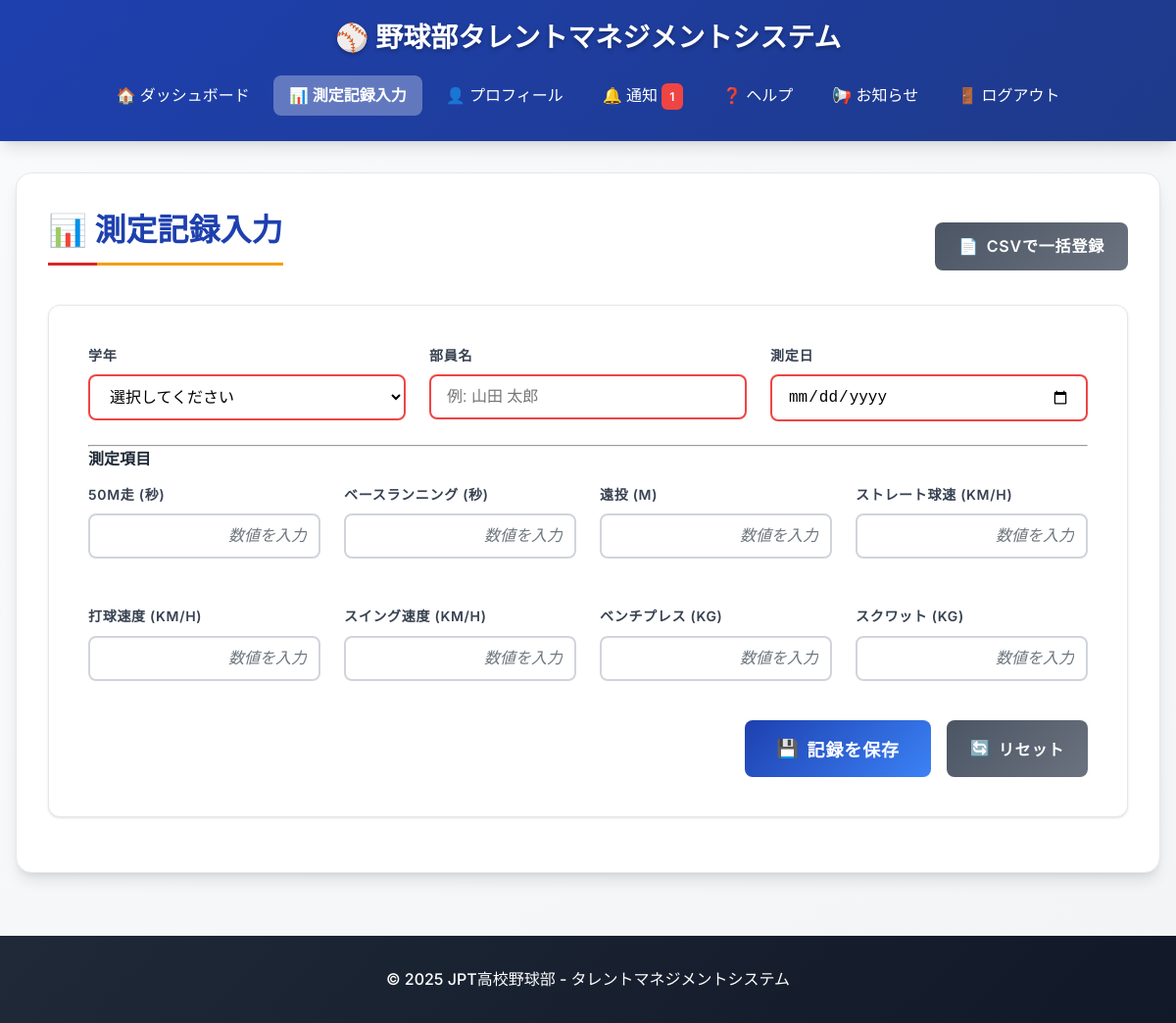
/measurements/input (signed in), run on the app's committed database.
### db_models.py (models this page shows)
class MeasurementType(db.Model):
    __tablename__ = 'measurement_types'
    id = db.Column(db.Integer, primary_key=True)
    name = db.Column(db.String(50), unique=True, nullable=False)  # プログラム内で使用する識別子 (例: 'run_50m')
    display_name = db.Column(db.String(100), nullable=False)  # 表示用名称 (例: '50m走')
    unit = db.Column(db.String(20))  # 単位 (例: '秒', 'km/h', 'm')
    evaluation_direction = db.Column(                            # 評価方向
        db.Enum('asc', 'desc', name='evaluation_direction_enum'),
        nullable=False,
        default='asc'
    )
    description = db.Column(db.Text)  # 説明文 (任意)

### blueprints/measurements/routes.py (the view)
@measurements_bp.route('/input', methods=['GET', 'POST'])
@login_required
@roles_accepted("administer", "manager")
def records_input():
    user = db.session.get(User, current_user.get_id())
    measurement_types = MeasurementType.query.all()
    return render_template('/measurements/records_input.html',
                           user=user,
                           measurement_types=measurement_types
                           )

### app/app.py (called while the page is built)
@login_manager.user_loader
def load_user(user_id):
    return db.session.get(User, int(user_id))

@app.context_processor
def inject_measurement_data():
    if not current_user.is_authenticated:
        return {}
    notice_cnt = 0
    if current_user.has_any_role("manager"):
        notice_cnt = MeasurementRecord.query.filter_by(created_by=current_user.user_id, status='rejected').count()
    elif current_user.has_any_role("member"):
        notice_cnt = MeasurementRecord.query.filter_by(user_id=current_user.user_id, status='draft').count()
    elif current_user.has_any_role("coach"):
        notice_cnt = MeasurementRecord.query.filter_by(status='pending_coach').count()
    return {
        "notice_cnt": notice_cnt
    }

### db_models.py (called while the page is built)
    def get_id(self):
        return str(self.user_id)  # Flask-Login 用の get_id()

    def has_any_role(self, *roles):
        return any(role.name in roles for role in self.roles)

### app/templates/measurements/records_input.html (shortened to what this page needs)
{% extends "base.html" %}
{% block content %}
<div class="container fade-in">
    <div class="d-flex justify-content-between align-items-center mb-4">
        <h1>📊 測定記録入力</h1>
        <a href="{{ url_for('measurements.csv_import') }}" class="btn btn-secondary">
            <span class="icon">📄</span> CSVで一括登録
        </a>
    </div>
    <div class="card">
        <form method="POST" action="{{ url_for('measurements.submit_record') }}" class="p-4">
            <div class="form-grid">
                <div class="form-group">
                    <label for="member_grade">学年</label>
                    <select id="member_grade" name="member_grade" class="form-control" required>
                        <option value="">選択してください</option>
                    </select>
                </div>
                <div class="form-group">
                    <label for="member_name">部員名</label>
                    <input type="text" id="member_name" name="member_name" class="form-control" required placeholder="例: 山田 太郎">
                </div>
                <div class="form-group">
                    <label for="measurement_date">測定日</label>
                    <input type="date" id="measurement_date" name="measurement_date" class="form-control" required>
                </div>
            </div>
            <hr class="my-4">
            <h4 class="mb-3">測定項目</h4>
            <div class="measurement-inputs">
                {% for type in measurement_types %}
                <div class="form-group">
                    <label for="{{ type.name }}">{{ type.display_name }} ({{ type.unit }})</label>
                    <input type="number" step="any" id="{{ type.name }}" name="{{ type.name }}" class="form-control" placeholder="数値を入力">
                </div>
                {% endfor %}
            </div>
            <div class="form-buttons mt-4">
                <button type="submit" class="btn btn-primary btn-lg">
                    <span class="icon">💾</span> 記録を保存
                </button>
                <button type="reset" class="btn btn-secondary">
                    <span class="icon">🔄</span> リセット
                </button>
            </div>
        </form>
    </div>
</div>
{% endblock %}

### app/static/styles.css (style rules this page uses)
:root { --primary-color: #1e40af; --primary-light: #3b82f6; --primary-dark: #1e3a8a; --secondary-color: #dc2626; --secondary-light: #ef4444; --secondary-dark: #b91c1c; --accent-color: #f59e0b; --accent-light: #fbbf24; --white: #ffffff; --gray-50: #f9fafb; --gray-100: #f3f4f6; --gray-200: #e5e7eb; --gray-300: #d1d5db; --gray-400: #9ca3af; --gray-500: #6b7280; --gray-600: #4b5563; --gray-700: #374151; --gray-800: #1f2937; --gray-900: #111827; --success: #10b981; --warning: #f59e0b; --error: #ef4444; --info: #3b82f6; --shadow-sm: 0 1px 2px 0 rgb(0 0 0 / 0.05); --shadow: 0 1px 3px 0 rgb(0 0 0 / 0.1), 0 1px 2px -1px rgb(0 0 0 / 0.1); --shadow-md: 0 4px 6px -1px rgb(0 0 0 / 0.1), 0 2px 4px -2px rgb(0 0 0 / 0.1); --shadow-lg: 0 10px 15px -3px rgb(0 0 0 / 0.1), 0 4px 6px -4px rgb(0 0 0 / 0.1); --radius-sm: 0.375rem; --radius: 0.5rem; --radius-md: 0.75rem; --radius-lg: 1rem; --transition: all 0.2s ease-in-out; }
* { margin: 0; padding: 0; box-sizing: border-box; }
html { font-size: 16px; scroll-behavior: smooth; }
body { font-family: 'Inter', 'Segoe UI', Tahoma, Geneva, Verdana, sans-serif; line-height: 1.6; color: var(--gray-800); background: linear-gradient(135deg, var(--gray-50) 0%, var(--gray-100) 100%); min-height: 100vh; }
.container { background: var(--white); border-radius: var(--radius-lg); box-shadow: var(--shadow-lg); padding: 2rem; margin-bottom: 2rem; border: 1px solid var(--gray-200); }
.container h1 { color: var(--primary-color); font-size: 2rem; font-weight: 700; margin-bottom: 1.5rem; padding-bottom: 0.5rem; border-bottom: 3px solid var(--accent-color); position: relative; }
.container h1::after { content: ''; position: absolute; bottom: -3px; left: 0; width: 50px; height: 3px; background: var(--secondary-color); }
.card { background: var(--white); border-radius: var(--radius-md); box-shadow: var(--shadow); padding: 1.5rem; margin-bottom: 1.5rem; border: 1px solid var(--gray-200); transition: var(--transition); }
.form-group { margin-bottom: 1.5rem; }
.form-group label { display: block; margin-bottom: 0.5rem; font-weight: 600; color: var(--gray-700); font-size: 0.875rem; text-transform: uppercase; letter-spacing: 0.05em; }
.form-control { width: 100%; padding: 0.75rem 1rem; border: 2px solid var(--gray-300); border-radius: var(--radius); font-size: 1rem; transition: var(--transition); background: var(--white); }
.form-control:invalid { border-color: var(--error); }
.btn { display: inline-flex; align-items: center; justify-content: center; padding: 0.75rem 1.5rem; border: none; border-radius: var(--radius); font-size: 1rem; font-weight: 600; text-decoration: none; cursor: pointer; transition: var(--transition); text-transform: uppercase; letter-spacing: 0.05em; position: relative; overflow: hidden; }
.btn::before { content: ''; position: absolute; top: 0; left: -100%; width: 100%; height: 100%; background: linear-gradient(90deg, transparent, rgba(255, 255, 255, 0.2), transparent); transition: left 0.5s; }
.btn-primary { background: linear-gradient(135deg, var(--primary-color) 0%, var(--primary-light) 100%); color: var(--white); }
.btn-secondary { background: linear-gradient(135deg, var(--gray-600) 0%, var(--gray-500) 100%); color: var(--white); }
.btn-lg { padding: 1rem 2rem; font-size: 1.125rem; }
.mb-3 { margin-bottom: 0.75rem; }
.mb-4 { margin-bottom: 1rem; }
.mt-4 { margin-top: 1rem; }
.p-4 { padding: 1rem; }
.d-flex { display: flex; }
.justify-content-between { justify-content: space-between; }
.align-items-center { align-items: center; }
.fade-in { animation: fadeIn 0.5s ease-out; }

### app/templates/measurements/records_input.html (style rules this page uses)
.form-grid { display: grid; grid-template-columns: repeat(auto-fit, minmax(250px, 1fr)); gap: 1.5rem; }
.measurement-inputs { display: grid; grid-template-columns: repeat(auto-fit, minmax(200px, 1fr)); gap: 1.5rem; }
.form-buttons { display: flex; justify-content: flex-end; gap: 1rem; }
.btn .icon { margin-right: 0.5rem; }
input[type="number"] { -moz-appearance: textfield; }
input[type="number"] { text-align: right; padding-right: 12px; }
input[type="number"]::placeholder { color: #6c757d; font-style: italic; }

### data on the page
MeasurementType: display_name "50M走", unit "秒"
MeasurementType: display_name "ベースランニング", unit "秒"
MeasurementType: display_name "遠投", unit "M"
MeasurementType: display_name "ストレート球速", unit "KM/H"
MeasurementType: display_name "打球速度", unit "KM/H"
MeasurementType: display_name "スイング速度", unit "KM/H"
MeasurementType: display_name "ベンチプレス", unit "KG"
MeasurementType: display_name "スクワット", unit "KG"

### other printed values
{{ notice_cnt }} "1"
